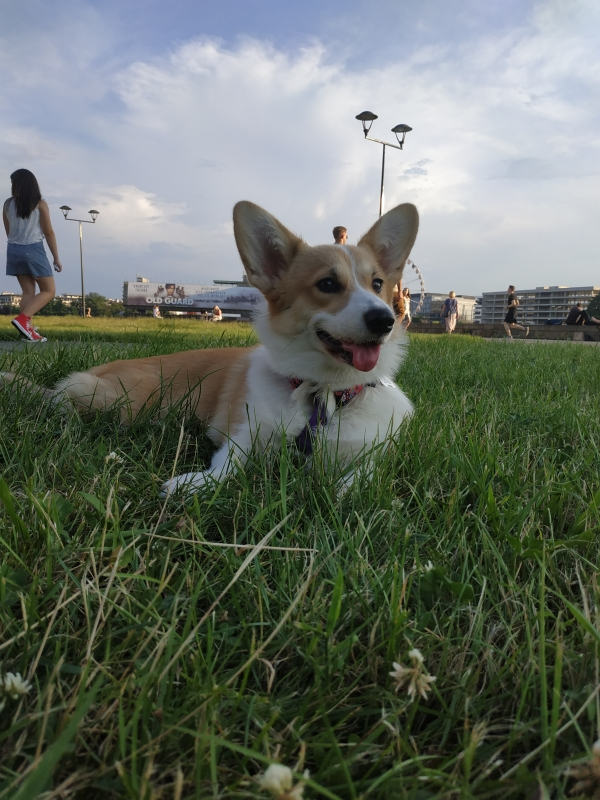
#> input picture lesson_10/corgi.jpg, 600 x 800 px, found by its file name
$ python ex.1.py
#> lines starting #> are read from the running program, lines starting #| are printed output that depends on the picture
import PIL

from PIL import Image, ImageDraw,ImageFont

img = Image.open("corgi.jpg")
#> img is the input picture: PIL image 600x800 RGB; mean R, G, B 100.9, 108.8, 98.7
imgdraw = ImageDraw.Draw(img)
imgdraw.rectangle((10,10,300,500), fill="red")
imgdraw.line((500,100,600,1000), width=5, fill="green")
imgdraw.ellipse((400,500,600,800), fill="purple")
imgdraw.arc((200,300,500,600), start=30, end=180, width=10, fill="blue")
font = ImageFont.truetype("arial", 100)
imgdraw.text((10,50), "HelloWorld", font=font, fill="white")
img.show()
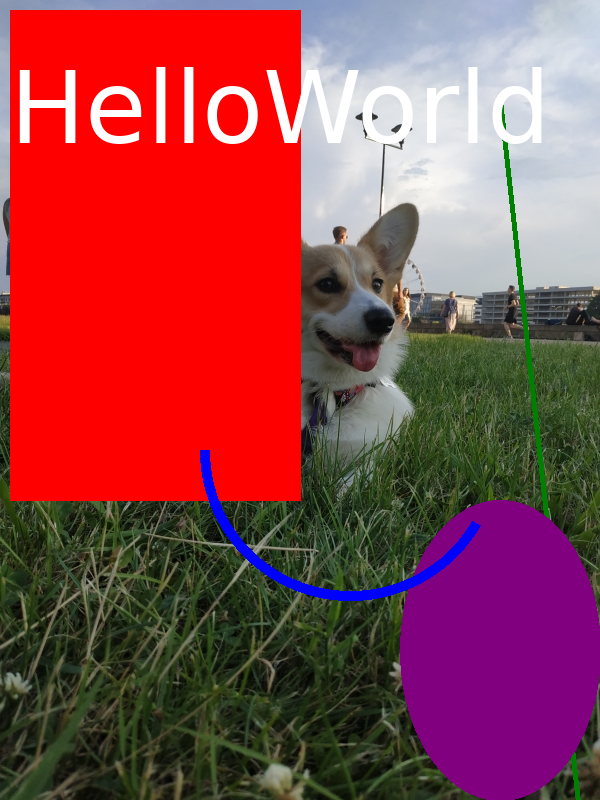
#> shown: PIL image 600x800 RGB; mean R, G, B 146.9, 68.2, 74.3
